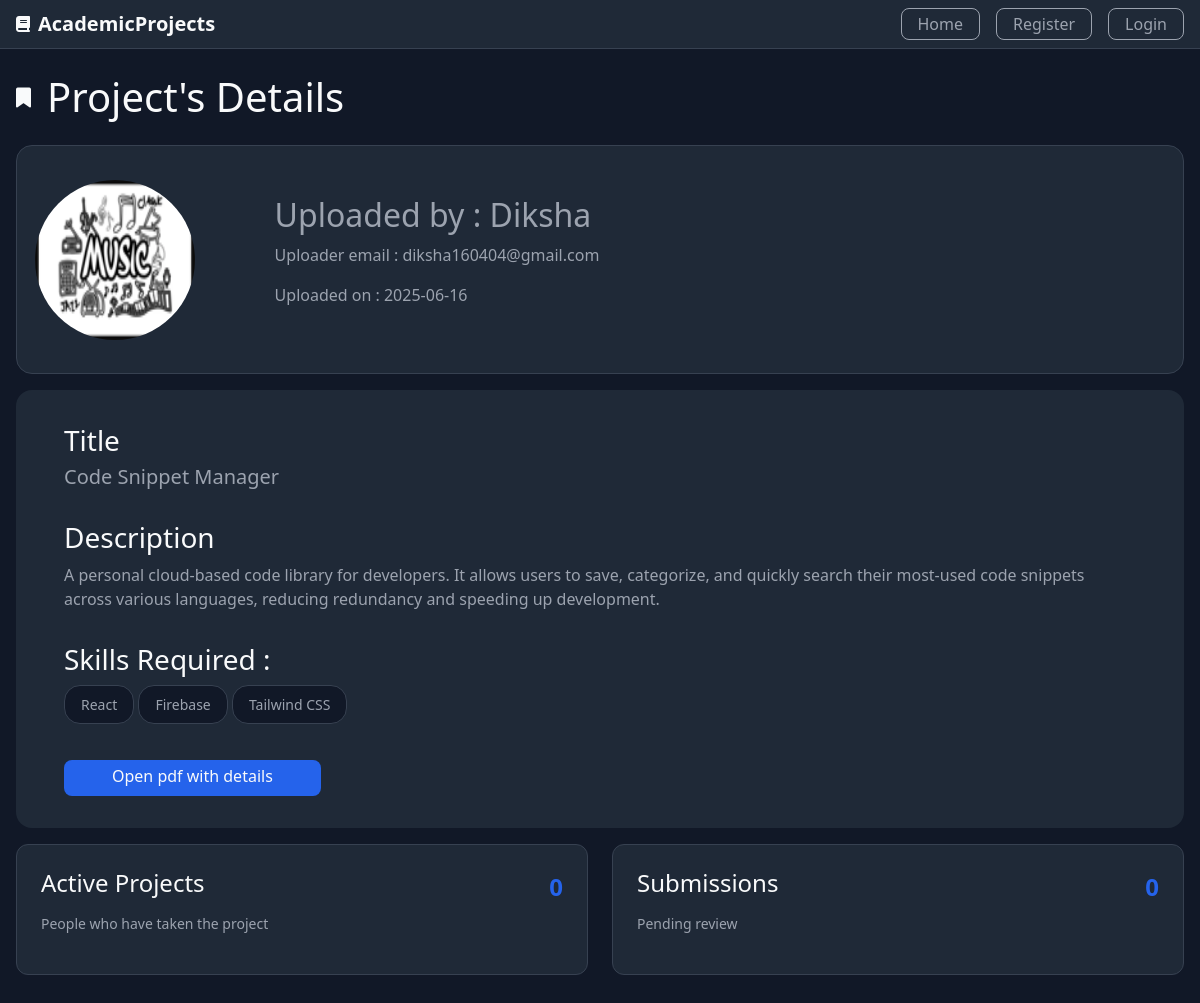
Page /project/details/3 on the earlier database version.
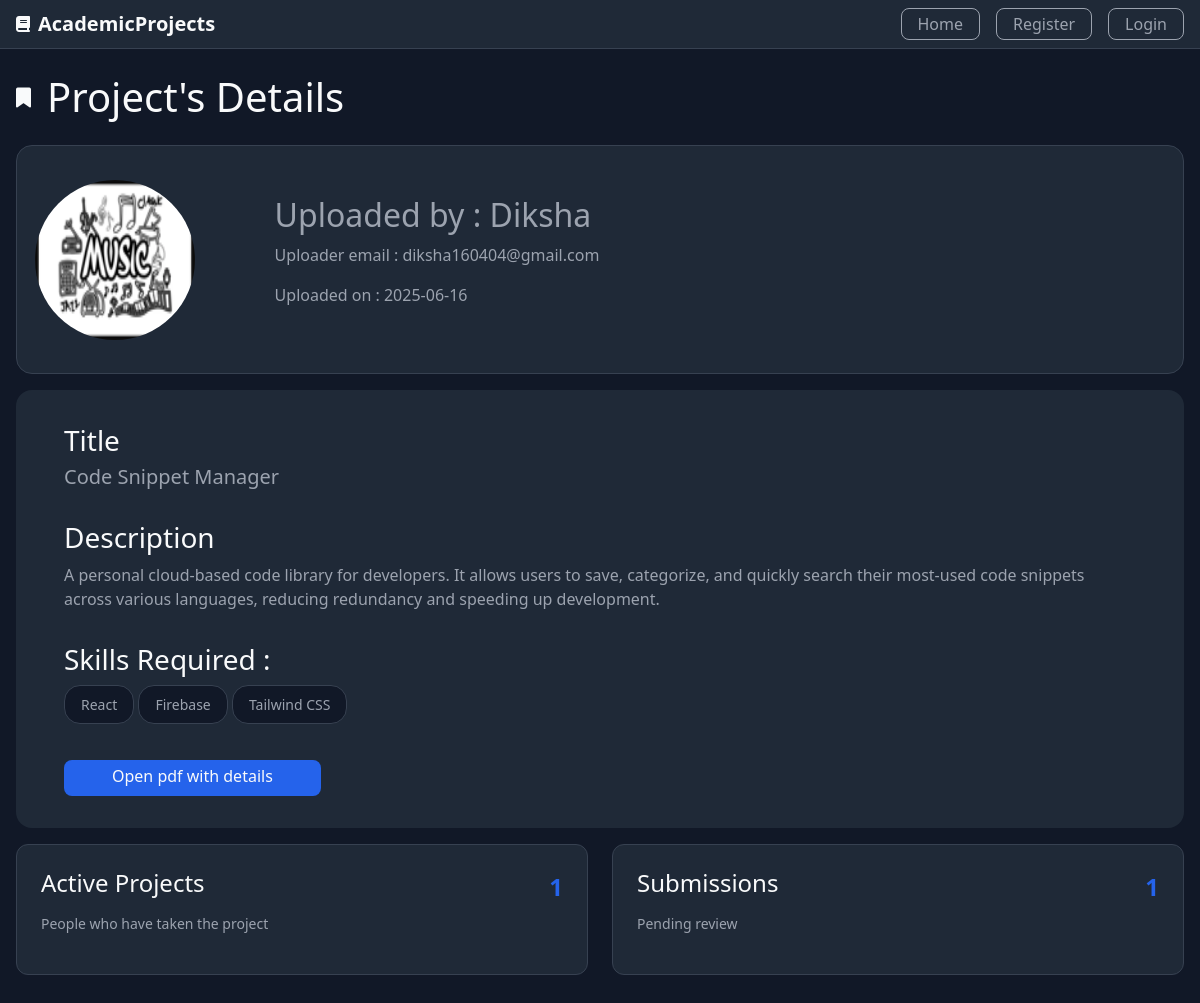
Same page on the later database version.
### Project/models.py (models this page shows, shortened)
class Project(db.Model):
    id=db.Column(db.Integer,primary_key=True)
    title=db.Column(db.String(100),nullable=False)
    description=db.Column(db.Text,nullable=False)
    skills=db.Column(db.Text,nullable=False)
    descriptive_pdf=db.Column(db.String(80),nullable=False,default='No pdf')
    user_count=db.Column(db.Integer,nullable=False,default=0)
    created_at=db.Column(db.DateTime,nullable=False,default=datetime.utcnow)
    created_by=db.Column(db.Integer,db.ForeignKey('user.id'))
    submission=db.relationship('Submission',backref='project',lazy=True,cascade="all,delete")
    evaluation=db.relationship('Evaluation',backref='project',lazy=True,cascade="all,delete")
    project_taken_by=db.relationship('Project_Taken',backref='project',lazy=True,cascade="all,delete")

### Project/routes.py (the view)
@app.route("/project/details/<int:project_id>",methods=['GET','POST'])
def project_details(project_id):
    project=Project.query.get(project_id)
    img_src=url_for("static",filename="/profile_pics/"+project.user.profile_picture)
    pdf=url_for("static",filename="/project_details/"+project.descriptive_pdf)
    return render_template("project_details.html",user=project.user,img_src=img_src,project=project,pdf=pdf)

### Project/templates/project_details.html
{% extends "layout.html" %}
{% block content %}
    <main class="container dashboard">
        <div class="details-head">
            <i class="fa-solid fa-bookmark fa-lg"></i>
            <h1>Project's Details</h1>
        </div>
        <div class="details-header">
            <div class="profile-header-details">
                <img class="rounded-circle account-img img-profile" src="{{img_src}}">
                <div class="details">
                    <h2>Uploaded by : {{user.username}}</h2>
                    <p>Uploader email : {{user.email}}</p>
                    <p>Uploaded on : {{project.created_at.strftime("%Y-%m-%d")}}</p>
                </div>
            </div>
        </div>
        <div class="info-header">
            <div class="info-section">
                <h3>Title</h3>
                <h5>{{project.title}}</h5>
            </div>
            <div class="info-section">
                <h3>Description</h3>
                <div>{{project.description}}</div>
            </div>
            <div class="info-section skills">
                <h3>Skills Required : </h3>
                <ul>
                    {% for i in project.skills.split(',') %}
                    <li>{{i.strip()}}</li>
                    {% endfor %}
                </ul>
            </div>
            <div class="info-section">
                {% if project.descriptive_pdf == "No pdf" %}
                    <a class="btn btn-dark info-btn" href="{{url_for('project_details',project_id=project.id)}}" target="_blank">No pdf uploaded by the teacher</a>
                {% else %}
                    <a class="button button-diff info-btn" href="{{pdf}}" target="_blank">Open pdf with details</a>
                {% endif %}
            </div>
        </div>
        <div class="proj-grid">
      <div class="proj-card">
        <div class="proj-content">
          <h4>Active Projects</h4>
          <span class="proj-number">{{project.user_count}}</span>
        </div>
        <p>People who have taken the project</p>
      </div>
      <div class="proj-card">
        <div class="proj-content">
          <h4>Submissions</h4>
          <span class="proj-number">{{project.submission|length}}</span>
        </div>
        <p>Pending review</p>
      </div>
    </div>
    </main>
{% endblock content %}

Differences in the rows shown:
changed Project "Code Snippet Manager": user_count "0" → "1"
Other differences:
{{ project.submission|length }}: "0" → "1"
